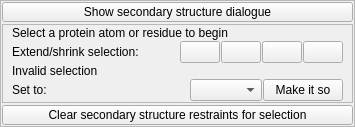
                  <widget class="QFrame" name="_rebuild_2ry_struct_restr_main_frame">
                   <property name="sizePolicy">
                    <sizepolicy hsizetype="Preferred" vsizetype="Preferred">
                     <horstretch>0</horstretch>
                     <verstretch>0</verstretch>
                    </sizepolicy>
                   </property>
                   <property name="minimumSize">
                    <size>
                     <width>0</width>
                     <height>0</height>
                    </size>
                   </property>
                   <property name="frameShape">
                    <enum>QFrame::StyledPanel</enum>
                   </property>
                   <property name="frameShadow">
                    <enum>QFrame::Raised</enum>
                   </property>
                   <layout class="QVBoxLayout" name="verticalLayout_18">
                    <property name="spacing">
                     <number>2</number>
                    </property>
                    <property name="leftMargin">
                     <number>1</number>
                    </property>
                    <property name="topMargin">
                     <number>1</number>
                    </property>
                    <property name="rightMargin">
                     <number>1</number>
                    </property>
                    <property name="bottomMargin">
                     <number>1</number>
                    </property>
                    <item>
                     <widget class="QPushButton" name="_rebuild_2ry_struct_restr_show_button">
                      <property name="maximumSize">
                       <size>
                        <width>16777215</width>
                        <height>20</height>
                       </size>
                      </property>
                      <property name="text">
                       <string>Show secondary structure dialogue</string>
                      </property>
                     </widget>
                    </item>
                    <item>
                     <widget class="QFrame" name="_rebuild_2ry_struct_restr_container">
                      <property name="sizePolicy">
                       <sizepolicy hsizetype="Preferred" vsizetype="Maximum">
                        <horstretch>0</horstretch>
                        <verstretch>0</verstretch>
                       </sizepolicy>
                      </property>
                      <property name="maximumSize">
                       <size>
                        <width>16777215</width>
                        <height>100</height>
                       </size>
                      </property>
                      <property name="frameShape">
                       <enum>QFrame::StyledPanel</enum>
                      </property>
                      <property name="frameShadow">
                       <enum>QFrame::Raised</enum>
                      </property>
                      <layout class="QVBoxLayout" name="verticalLayout_19">
                       <property name="spacing">
                        <number>1</number>
                       </property>
                       <property name="leftMargin">
                        <number>9</number>
                       </property>
                       <property name="topMargin">
                        <number>1</number>
                       </property>
                       <property name="rightMargin">
                        <number>9</number>
                       </property>
                       <property name="bottomMargin">
                        <number>1</number>
                       </property>
                       <item>
                        <widget class="QLabel" name="_rebuild_2ry_struct_restr_top_label">
                         <property name="text">
                          <string>Select a protein atom or residue to begin</string>
                         </property>
                        </widget>
                       </item>
                       <item>
                        <layout class="QHBoxLayout" name="_rebuild_2ry_struct_restr_extend_container">
                         <item>
                          <widget class="QLabel" name="label_31">
                           <property name="text">
                            <string>Extend/shrink selection:</string>
                           </property>
                          </widget>
                         </item>
                         <item>
                          <spacer name="horizontalSpacer_17">
                           <property name="orientation">
                            <enum>Qt::Horizontal</enum>
                           </property>
                           <property name="sizeHint" stdset="0">
                            <size>
                             <width>40</width>
                             <height>20</height>
                            </size>
                           </property>
                          </spacer>
                         </item>
                         <item>
                          <widget class="QPushButton" name="_rebuild_2ry_struct_restr_extend_N_button">
                           <property name="minimumSize">
                            <size>
                             <width>0</width>
                             <height>0</height>
                            </size>
                           </property>
                           <property name="toolTip">
                            <string>Extend N-terminal end of selection by 1</string>
                           </property>
                           <property name="text">
                            <string/>
                           </property>
                           <property name="icon">
                            <iconset resource="resources/resources.qrc">
                             <normaloff>:/newPrefix/reverse_icon.png</normaloff>:/newPrefix/reverse_icon.png</iconset>
                           </property>
                           <property name="iconSize">
                            <size>
                             <width>18</width>
                             <height>18</height>
                            </size>
                           </property>
                          </widget>
                         </item>
                         <item>
                          <widget class="QPushButton" name="_rebuild_2ry_struct_restr_shrink_N_button">
                           <property name="minimumSize">
                            <size>
                             <width>0</width>
                             <height>0</height>
                            </size>
                           </property>
                           <property name="toolTip">
                            <string>Reduce N-terminal end of selection by 1</string>
                           </property>
                           <property name="text">
                            <string/>
                           </property>
                           <property name="icon">
                            <iconset resource="resources/resources.qrc">
                             <normaloff>:/newPrefix/play_icon.png</normaloff>:/newPrefix/play_icon.png</iconset>
                           </property>
                           <property name="iconSize">
                            <size>
                             <width>18</width>
                             <height>18</height>
                            </size>
                           </property>
                          </widget>
                         </item>
                         <item>
                          <widget class="QPushButton" name="_rebuild_2ry_struct_restr_shrink_C_button">
                           <property name="toolTip">
                            <string>Reduce C-terminal end of selection by 1</string>
                           </property>
                           <property name="text">
                            <string/>
                           </property>
                           <property name="icon">
                            <iconset resource="resources/resources.qrc">
                             <normaloff>:/newPrefix/reverse_icon_red.png</normaloff>:/newPrefix/reverse_icon_red.png</iconset>
                           </property>
                           <property name="iconSize">
                            <size>
                             <width>18</width>
                             <height>18</height>
                            </size>
                           </property>
                          </widget>
                         </item>
                         <item>
                          <widget class="QPushButton" name="_rebuild_2ry_struct_restr_extend_C_button">
                           <property name="toolTip">
                            <string>Extend C-terminal end of selection by 1</string>
                           </property>
                           <property name="text">
                            <string/>
                           </property>
                           <property name="icon">
                            <iconset resource="resources/resources.qrc">
                             <normaloff>:/newPrefix/play_icon_red.png</normaloff>:/newPrefix/play_icon_red.png</iconset>
                           </property>
                           <property name="iconSize">
                            <size>
                             <width>18</width>
                             <height>18</height>
                            </size>
                           </property>
                          </widget>
                         </item>
                        </layout>
                       </item>
                       <item>
                        <widget class="QLabel" name="_rebuild_2ry_struct_restr_sel_text">
                         <property name="text">
                          <string>Invalid selection</string>
                         </property>
                        </widget>
                       </item>
                       <item>
                        <layout class="QHBoxLayout" name="_rebuild_2ry_struct_restr_chooser_container">
                         <item>
                          <widget class="QLabel" name="label_33">
                           <property name="text">
                            <string>Set to:</string>
                           </property>
                          </widget>
                         </item>
                         <item>
                          <spacer name="horizontalSpacer_18">
                           <property name="orientation">
                            <enum>Qt::Horizontal</enum>
                           </property>
                           <property name="sizeHint" stdset="0">
                            <size>
                             <width>40</width>
                             <height>20</height>
                            </size>
                           </property>
                          </spacer>
                         </item>
                         <item>
                          <widget class="QComboBox" name="_rebuild_2ry_struct_restr_chooser_combo_box"/>
                         </item>
                         <item>
                          <widget class="QPushButton" name="_rebuild_2ry_struct_restr_chooser_go_button">
                           <property name="text">
                            <string>Make it so</string>
                           </property>
                          </widget>
                         </item>
                        </layout>
                       </item>
                      </layout>
                     </widget>
                    </item>
                    <item>
                     <widget class="QPushButton" name="_rebuild_2ry_struct_restr_clear_button">
                      <property name="sizePolicy">
                       <sizepolicy hsizetype="Minimum" vsizetype="Fixed">
                        <horstretch>0</horstretch>
                        <verstretch>0</verstretch>
                       </sizepolicy>
                      </property>
                      <property name="maximumSize">
                       <size>
                        <width>16777215</width>
                        <height>20</height>
                       </size>
                      </property>
                      <property name="text">
                       <string>Clear secondary structure restraints for selection</string>
                      </property>
                     </widget>
                    </item>
                   </layout>
                  </widget>
